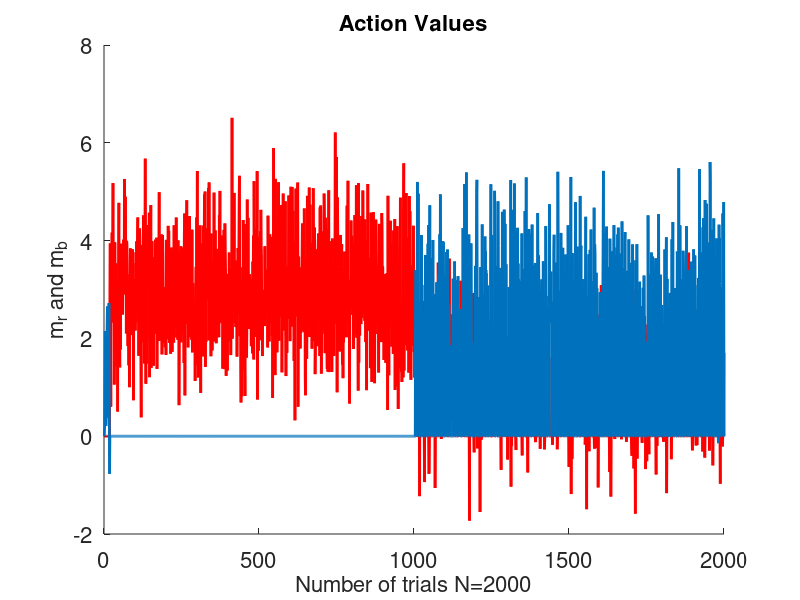
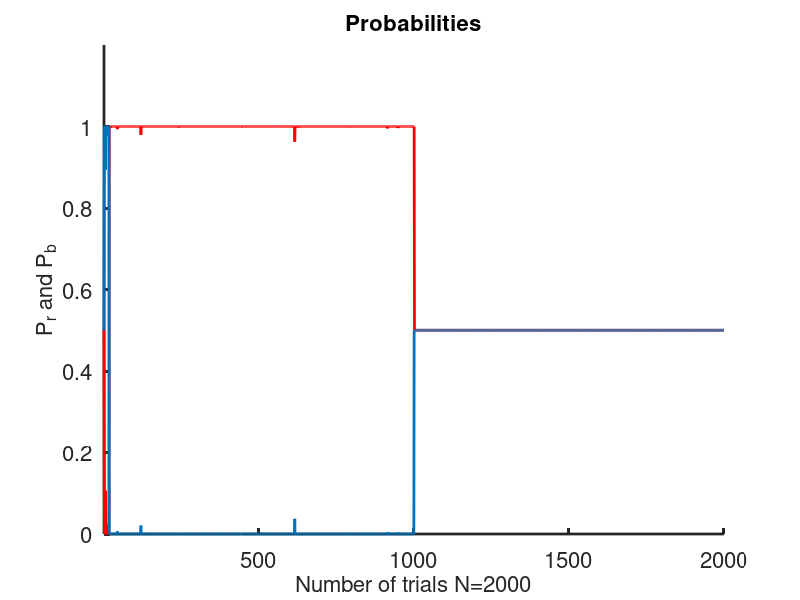
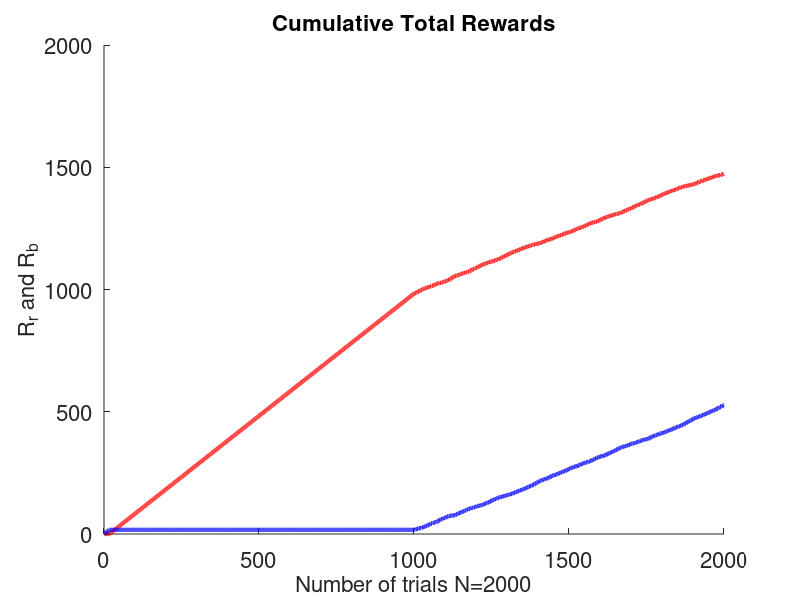

MATLAB code to generate these figures, in order:
% Exercise 07 - Part 1 - Indirect Actor

% rt=1;
% bt=1;
close all;
number_r(1)=0;
number_b(1)=0;
N=1000;
Nr=0;
Nb=0;
cum_r=zeros(1,2*N);
cum_b=zeros(1,2*N);
beta=20;                     % constant for choice variability
eps=1;
mr=zeros(1,2*N);            % action value for red flower
mb=zeros(1,2*N);            % action value fot blue flower
m_ave=zeros(1,2*N);         % average action value
P_r=zeros(1,2*N);           % probability to visit red flower
P_b=zeros(1,2*N);           % probability to visit blue flower
 

% CHANGING REWARDS-------------

% first phase
r_b1=1;
r_r1=3;
for i=1:N
    
    m_ave(i)=0.5*(mb(i)+mr(i));
    
    P_r(i)=1/(1+exp(beta*(m_ave(i)-mr(i))));
    P_b(i)=1/(1+exp(beta*(m_ave(i)-mb(i))));
    
    a=rand;
    
   
        if a<P_r(i)
        delta=(r_r1+randn)-mr(i);
        mr(i+1)=mr(i)+eps*delta;
        Nr=Nr+1;
        
%         number_r(rt+1)=number_r(rt)+1;
        else
        delta=(r_b1+randn)-mb(i);
        mb(i+1)=mb(i)+eps*delta;
        Nb=Nb+1;
%         number_b(bt+1)=number_b(bt)+1;
        end
    cum_r(i)=Nr;
    cum_b(i)=Nb;

end


% second phase
r_b2=3;
r_r2=1;
for i=N:2*N-1
    
    m_ave(i)=0.5*(mb(i)+mr(i));
    
    P_r(i+1)=1/(1+exp(beta*(m_ave(i+1)-mr(i+1))));
    P_b(i+1)=1/(1+exp(beta*(m_ave(i+1)-mb(i+1))));
    
    a=rand;
    
%     if i<(2*N) && rt<1000
    if a<P_r(i) 
        delta=(r_r2+randn)-mr(i);
        mr(i+1)=mr(i)+eps*delta;
        Nr=Nr+1;
%         number_r(rt+1)=number_r(rt)+1;
%         number_b(rt+1)=number_b(rt);
    else
        delta=(r_b2+randn)-mb(i);
        mb(i+1)=mb(i)+eps*delta;
        Nb=Nb+1;
%         number_b(rt+1)=number_b(rt)+1;
%         number_r(rt+1)=number_r(rt);

    end
% 
%     rt=rt+1;

    cum_r(i+1)=Nr;
    cum_b(i+1)=Nb;

    
end


figure(1);
hold on
set(gca,'FontSize',16)
plot(1:2*N, mr,'r','LineWidth',2)
plot(1:2*N,mb,'LineWidth',2)
xlabel('Number of trials N=2000','FontSize',16);
ylabel('m_r and m_b','FontSize',16);
title('Action Values','FontSize',16);
hold off

figure(2);
hold on
set(gca,'FontSize',16,'LineWidth',2)
plot(1:2*N, P_r,'r','LineWidth',2)
plot(1:2*N,P_b,'LineWidth',2)
axis([1 2000 0 1.2]);
xlabel('Number of trials N=2000','FontSize',16);
ylabel('P_r and P_b','FontSize',16);
title('Probabilities','FontSize',16);
hold off

figure(3);
hold on
set(gca,'FontSize',16)
plot(1:2*N, cum_r,'r','LineWidth',3)
plot(1:2*N, cum_b, 'b','LineWidth',3)
xlabel('Number of trials N=2000','FontSize',16);
ylabel('R_r and R_b','FontSize',16);
title('Cumulative Total Rewards','FontSize',16);
hold off